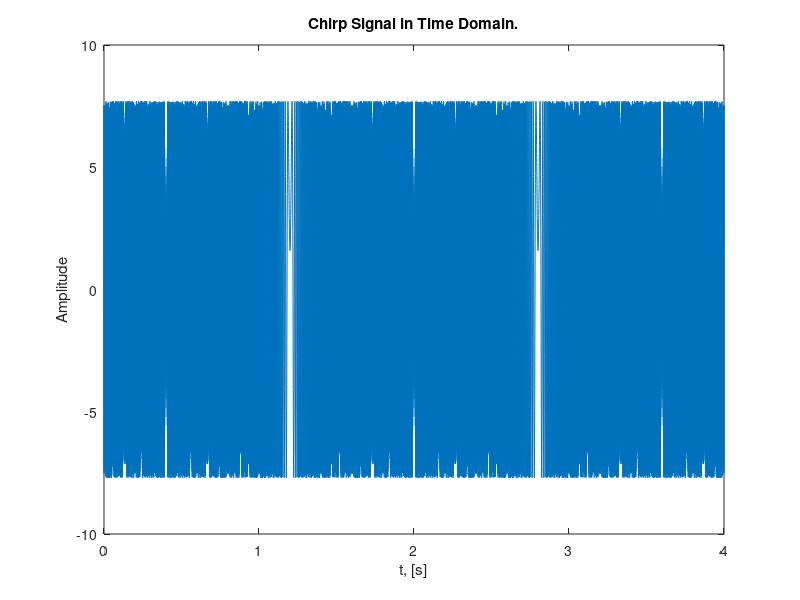

MATLAB code for this plot: (Note: this script raises an error after producing the figure.)
% ========================================================================== 
% ECE 5530/ ECE 6530 Digital Signal Processing, ECE Dep., The University of Utah 
% Group Project
% Team: Kyle G. Gayliyev, Skylar Stockham, Eddie Franco
% ========================================================================== 
close all;
clear;

%% Spectrograms: Harmonic Lines & Chirp Aliasing : Lab S8 Exercise.
%%  There are 2 Lab Exercises : 2.1 Spectrogram for a Chirp that Aliases 
%%  and 2.2 Spectrogram of Periodic Signal
%% Overvew
% The objective of this lab is to study further the spectral content of 
% signals analyzed via the spectrogram. There are several specific steps 
% that will be considered in this lab: 
%
% 1. Synthesize a linear-FM chirp with a MATLAB M-file, and display its 
% spectrogram. Choose the chrip parameters so that aliasing will happen. 
% 
% 2. Synthesize a periodic triangle wave with a MATLAB M-file, and display 
% its spectrogram. Relate the harmonic line spectrum to the fundamental 
% period of the triangle wave. 3. Compare spectrograms using different 
% scales for amplitude: decibels (dB) for amplitude versus linear amplitude. 
% 
% 4. Examine details of the harmonic lines in the dB spectrogram of the 
% triangle wave. 
% 
% 5. Spectrogram: make a spectrogram of your voice signal, and relate the 
% harmonic line spectrum to your previous measurement of pitch period.

% We'll learn more about the connection between the time-domain definition 
% of the signal and its frequency-domain content.

 %% 2.1 Spectrogram for a Chirp that Aliases
% TASK: Use the code provided in the pre-Lab section as a starting point 
% in order to write a MATLAB script or function that will synthesize 
% a “chirp” signal. Then use that M-file in this section.

% a) What happens when we make a signal that “chirps” up to a very high 
% frequency, and the instantaneous frequency goes past half the sampling 
% rate? 
% Generate a chirp signal that starts at 1000 Hz when t=0 s, and 
% chirps up to 11,000 Hz, at t= 4 s. Use fs= 4000 Hz. 
% Determine the parameters needed in (1).

fs = 4000; % -Number of time samples per second
dt = 1/fs; %time domain conversion
tStart = 0;  % in sec
tStop = 4; % in sec
tt = tStart:dt:tStop; % total duration with sampling intervals

f1 = 1000; % [Hz], also fzero =f1 since t=0sec.
f2= 11000; % [Hz]

fzero=f1;

% Calculate slope parameter (mu)
mu = (f2-f1)/(2*(tStop-tStart));

phi = 2*pi*rand; %-- random phase

psi=2*pi*mu.*(tt.^2)+2*pi*fzero.*tt+phi; % chirp signal equation
chirp_signal = real( 7.7*exp(1i*psi) );
% soundsc( chirp_signal, fs ); %-- uncomment to hear the sound

figure('Name','Chirp Signal in Time Domain.');
clf;
plot(tt,chirp_signal); title('Chirp Signal in Time Domain.');
xlabel('t, [s]');
ylabel('Amplitude');

% Plot the spectrogram of the chirp signal
figure('Name','Spectrogram Of The Chirp Signal.');
clf;
spectrogram(chirp_signal, 256, 250, 256, fs, 'yaxis');
title('Spectrogram of the Chirp Signal');
xlabel('Time (s)');
ylabel('Frequency (kHz)');
colorbar;

% When a signal "chirps" up to a very high frequency, and the instantaneous 
% frequency goes past half the sampling rate it means the signal's 
% frequency gradually increases over time, reaching a significantly higher 
% frequency at the end of the chirp; if the final frequency exceeds half 
% the sampling rate of the system recording it, the signal will experience 
% aliasing, meaning the high frequencies will be misinterpreted as lower 
% frequencies due to the limitations of digital sampling, distorting the 
% signal's representation in the recorded data.

% Aliasing is a phenomenon where high-frequency components appear as lower 
% frequencies. In the spectrogram,  you will notice that once the chirp 
% frequency exceeds 2000Hz, it folds back into the frequency range below  
% 2000Hz, creating mirrored frequency components.This results in distortion 
% because the true frequency of the signal is not correctly represented in 
% the sampled signal.


% (b) Generate the chirp signal in MATLAB and make a spectrogram with a 
% short section length, LSECT, to verify that you have the correct starting 
% and ending frequencies.2 For your chosen LSECT, determine the section 
% duration TSECT in secs

% Spectrogram parameters
LSECT = 128;  % Section length (number of samples per segment)
overlap = LSECT - 10;  % Overlap of sections, chosen to provide smoother transitions
nfft = 256;  % Number of FFT points

% Plot the spectrogram of the chirp signal
figure('Name','Spectrogram of the Chirp Signal with Short Section Length.');
clf;
spectrogram(chirp_signal, LSECT, overlap, nfft, fs, 'yaxis');
title('Spectrogram of the Chirp Signal with Short Section Length');
xlabel('Time (s)');
ylabel('Frequency (kHz)');
colorbar;

% Calculate section duration (TSECT) in seconds
TSECT = LSECT / fs;
disp(['Section duration TSECT: ', num2str(TSECT), ' seconds']);

% (c) Explain why the instantaneous frequency seen in the spectrogram is 
% goes up and down between zero and fs=2, i.e., it does not chirp up to 
% 11,000Hz. 
% There are two effects that should be accounted for in your explanation. 
% Note: If possible listen to the signal to verify that the spectrogram is 
% faithfully representing the audio signal that you hear.

% Effect #1: Aliasing Effect
% The sampling frequency is 4000 Hz, which means the Nyquist frequency 
% is: 2000 Hz.
% When the instantaneous frequency of the chirp exceeds the Nyquist 
% frequency, aliasing occurs.
% Aliasing is the phenomenon where high frequencies are misrepresented as 
% lower frequencies 
% when sampled at a rate that is insufficient to capture them accurately.
% In the case of this chirp signal: As the frequency of the chirp exceeds 
% 2000Hz, 
% it is folded back into the lower frequency range (below the Nyquist 
% frequency).
% This folding effect causes the frequency to appear to go down once it 
% exceeds 2000Hz, 
% resulting in the up and down pattern seen in the spectrogram.
% This behavior is consistent with the aliasing theorem, which states 
% that frequencies above 
% the Nyquist limit appear at incorrect, lower frequencies in the sampled 
% signal.

% Effect #2:. Periodic Nature of Frequency Representation in the Spectrogram
% The Discrete Fourier Transform (DFT), which is used in calculating the 
% spectrogram, treats frequency content as periodic.
% The frequency axis is considered to be periodic, with the range extending 
% from 0 to f_s
% but practically folding at f_s/2.
% Frequencies between 0 and f s/2 are represented correctly.
% Frequencies beyond f_s/2 (up to f_s) are aliased and appear as if they 
% are in the range 0 to f s/2.
% This periodic folding creates a mirror effect in the spectrogram.
% Therefore, the instantaneous frequency appears to go back down after 
% reaching f s/2. 
% This is a direct result of how the DFT operates and how the spectrogram 
% interprets frequencies beyond the Nyquist frequenc

%% 2.2 Spectrogram of Periodic Signal
% A periodic signal is known to have a Fourier Series, which is usually 
% described as a harmonic line spectrum because the only frequencies 
% present in the spectrum are integer multiples of the fundamental 
% frequency. With the spectrogram, it is easy to exhibit this harmonic 
% line characteristic.
    %% 2.2.1 Spectrogram of Periodic Triangle Wave
% (a) Write a simple MATLAB script that will generate a periodic triangle 
% wave once the period is given. The DClevel of the triangle wave should 
% be zero, and the peak amplitude should be equal to 0.5. Here is a MATLAB
% one-liner that can form the basis of this script: tt_=0:(1/f_s):t_Stop;
% qq=rem(tt_,T);xx=Amp*(abs(qq-(0.5*T))-0.25*T); The values of f_s, t_Stop, 
% T, Amp will have to be determined.

% Parameters for the triangle wave
f_s = 1000;        % Sampling frequency in Hz
t_Stop = 1;        % Duration of the signal in seconds
T = 0.2;          % Period of the triangle wave in seconds
Amp = 2;          % Amplitude scaling factor to achieve peak amplitude of 0.5

% Generate the time vector
tt_ = 0:(1/f_s):t_Stop;  % Time vector from 0 to t_Stop with step size 1/f_s

% Generate the triangle wave using the provided one-liner
qq = rem(tt_, T);  % Folding time into the period T (creates sawtooth shape)
xx = Amp * (abs(qq - (0.5 * T)) - 0.25 * T);  % Create the triangle wave

% Plot the triangle wave in the time domain
figure('Name','Triangle Wave in Time Domain.');
clf;
plot(tt_, xx, 'b', 'LineWidth', 1.5);
title('Triangle Wave in Time Domain');
xlabel('Time (s)');
ylabel('Amplitude');
grid on;

% (b) Generate a triangle wave with a period of 10msec, using a sampling 
% rate of f_s D 10000Hz. The duration should be 3secs. Then make a plot 
% of a short section of the signal consisting of 3–5 periods to verify that 
% you have the correct time waveform.

% Parameters for the triangle wave
f_s1 = 10000;       % Sampling frequency in Hz
t_Stop1 = 3;        % Duration of the signal in seconds
T_1 = 0.01;         % Period of the triangle wave in seconds (10 ms)
Amp_1 = 1;          % Amplitude scaling factor for peak amplitude of 1

% Generate the time vector
tt_1 = 0:(1/f_s1):t_Stop1;  
% Time vector from 0 to t_Stop1 with step size 1/f_s1

% Generate the triangle wave using the given one-liner
qq_ = rem(tt_1, T_1);  % Folding time into the period T_1 (creates sawtooth shape)
xx_ = Amp_1 * (abs(qq_ - (0.5 * T_1)) - 0.25 * T_1);  % Create the triangle wave

% Plot the entire triangle wave in the time domain
figure('Name','Triangle Wave in Time Domain.');
clf;
plot(tt_1, xx_, 'b', 'LineWidth', 1);
title('Triangle Wave in Time Domain');
xlabel('Time (s)');
ylabel('Amplitude');
grid on;
xlim([0 t_Stop1]);
ylim([-0.003 0.003]);

% Plot a short section of the triangle wave consisting of 3-5 periods
period_count = 5;  % Number of periods to plot (3-5 periods)
time_window = period_count * T_1;  % Time window to cover 5 periods

% Find the indices to plot
indices_to_plot = find(tt_1 <= time_window);

% Plot the short section
figure('Name','Short Section of the Triangle Wave (3-5 Periods).');
clf;
plot(tt_1(indices_to_plot), xx_(indices_to_plot), 'r', 'LineWidth', 1.5);
title('Short Section of the Triangle Wave (3-5 Periods)');
xlabel('Time (s)');
ylabel('Amplitude');
grid on;
xlim([0 time_window]);
ylim([-0.003 0.003]);


% (c) Make a spectrogram with a long section duration.
% It is important to pick a section duration that is equal to an integer 
% number of periods of the periodic triangular waveform created in the 
% previous part. Define T_SECT to get exactly 5 periods, and then determine 
% the section length LSECT (an integer) to be used in plotspec.

% Define section duration for spectrogram
T_SECT = 5 * T_1;  % Section duration for exactly 5 periods
L_SECT = T_SECT * f_s1;  % Section length in terms of samples

% Plot the spectrogram of the triangle wave with long section duration
figure('Name','Spectrogram of the Periodic Triangle Wave (Long Section Duration).');
clf;
spectrogram(xx_, L_SECT, L_SECT/2, L_SECT, f_s1, 'yaxis');
title('Spectrogram of the Periodic Triangle Wave (Long Section Duration)');
xlabel('Time (s)');
ylabel('Frequency (kHz)');
colorbar;

% (d) You should expect to see a “harmonic line spectrum” in the 
% spectrogram. Since frequency is along the vertical axis,the harmonic 
% lines will appear as horizontal lines in the spectrogram. Make a list of 
% all the harmonic frequencies that you can see in the spectrogram.

harmonic_frequencies = [100, 300, 500, 700, 900, 1100, 1300, 1500, 1700, ... 
    1900, 2100, 2300, 2500, 2700, 2900, 3100, 3300, 3500, 3700, 3900, ...
                        4100, 4300, 4500, 4700, 4900];


% (e) Determine the fundamental frequency for the harmonic lines.

% Given period of the triangle wave (in seconds)
T_2 = 0.01;  % Period in seconds (10 ms)

% Calculate the fundamental frequency
f0 = 1 / T_2;

% Display the fundamental frequency
disp(['The fundamental frequency is: ', num2str(f0), ' Hz']);

% (f) Measure the amplitudes of the first and third harmonic lines by using
% MATLAB’s Data Cursor after zooming in on those parts of the spectrogram image. 
% Record the values for the amplitudes and compute the ratio.
% Example power values from Data Cursor (in dB)
P1_dB = -71.23;  % Power of the first harmonic in dB
P3_dB = -90.29;  % Power of the third harmonic in dB

% Convert power values to linear amplitudes
A1_linear = 10^(P1_dB / 20);
A3_linear = 10^(P3_dB / 20);

% Calculate the ratio of the third harmonic amplitude to the first harmonic amplitude
ratio = A3_linear / A1_linear;

% Display the ratio
disp(['The ratio of the amplitude of the third harmonic to the first harmonic is: ', num2str(ratio)]);
    
    %% 2.2.2 Decibels (dB): Seeing Small Values in the Spectrogram
% Where did all the harmonics go?
% The answer is that the higher harmonics have amplitudes that are too 
% small to be seen in a spectrogram that displays values with a linear 
% amplitude. Instead, a logarithmic amplitude scale is needed.

% TASK : Answer the following questions about decibels:

% a) In the language of dB, a factor of two is “6 dB.” In other words, 
% if B2 is 6 dB bigger than B1, then it is twice as big (approximately). 
% Explain why this statement is true.

% Answer: In the language of dB, a factor of two corresponds to an 
% increase of 6 dB. In other words, if B2 is 6 dB larger than B1, then  B2
% is approximately twice as large as B1.
% The relationship between a value in linear scale and decibels is 
% given by: 
% Power in dB = 20log10(B2/B1).
% To understand why 6 dB corresponds to a factor of two, let’s substitute 
% and evaluate this expression.
% Linear to dB Conversion: Given that the relationship between two values 
% B1 and B2 in terms of dB is:
% 20log10(B2/B1) =6dB. Solving for the Ratio, we get:
% B2/B1=~2.
% This means that an increase of 6 dB corresponds to a value that is twice 
% as large in linear terms.

% (b) Determine the dB difference between a1 and a3. In other words, a3 is 
% how many dB below a1. Furthermore, explain why the dB difference depends 
% only on the k indices.

% Given Fourier coefficients formula for a triangle wave
k1 = 1;  % First harmonic index
k3 = 3;  % Third harmonic index

% Calculate a1 and a3 using the given formula
a1 = -2 / (pi^2 * k1^2);
a3 = -2 / (pi^2 * k3^2);

% Calculate the ratio in linear terms
ratio_linear = abs(a1) / abs(a3);

% Calculate the dB difference
dB_difference = 20 * log10(ratio_linear);

% Display the result
disp(['The dB difference between a1 and a3 is: ', num2str(dB_difference), ' dB']);

% The dB difference depends only on the k indices because the amplitude of 
% each harmonic a_k is inversely proportional to the square of k
% This means that the amplitude decreases as  k increases, and this 
% relationship is governed by k2. Therefore, when taking the ratio of 
% two coefficients a_1 and a_3
% Since this ratio depends purely on the squares of the indices, 
% the resulting dB difference also depends only on these indices. 
% This is why the dB difference between a_1 and a_3 depends only on the 
% values of k and not on the specific waveform amplitude values.

% (c) Determine (in dB) how far a15 is below a1 for the periodic triangular 
% wave.

% Given Fourier coefficients formula for a triangle wave
k1 = 1;  % First harmonic index
k15 = 15;  % Fifteenth harmonic index

% Calculate a1 and a15 using the given formula
a1 = -2 / (pi^2 * k1^2);
a15 = -2 / (pi^2 * k15^2);

% Calculate the ratio in linear terms
ratio_linear = abs(a1) / abs(a15);

% Calculate the dB difference
dB_difference = 20 * log10(ratio_linear);
% This confirms that a_15 is approximately 43.52 dB below a_1 for the 
% periodic triangular wave.

% Display the result
disp(['The dB difference between a1 and a15 is: ', num2str(dB_difference), ' dB']);

%% 

%% 2.2.3 Spectrogram in dB

% A variation of the SP-First function plotspec has been written to 
% incorporate the dB amplitude scale. This new function is called 
% plotspecDB, and its calling template is shown below.


% a) Create a “dB-Spectrogram” for the 10-msec periodic triangular wave 
% generated in Sect. 2.2.1. Use a dBrange equal to 80 dB. Notice that 
% many more spectrum lines are now visible. List the frequencies of all 
% the harmonic spectrum lines, or give a general formula.

% Solution:
% From section 2.2.1.b and c, we get the following data:

% % Parameters for the triangle wave
% f_s1 = 10000;       % Sampling frequency in Hz
% t_Stop1 = 3;        % Duration of the signal in seconds
% T_1 = 0.01;         % Period of the triangle wave in seconds (10 ms)
% Amp_1 = 1;          % Amplitude scaling factor for peak amplitude of 1
% 
% % Generate the time vector
% tt_1 = 0:(1/f_s1):t_Stop1;  
% % Time vector from 0 to t_Stop1 with step size 1/f_s1
% 
% % Generate the triangle wave using the given one-liner
% qq_ = rem(tt_1, T_1);  % Folding time into the period T_1 (creates sawtooth shape)
% xx_ = Amp_1 * (abs(qq_ - (0.5 * T_1)) - 0.25 * T_1);  % Create the triangle wave
% 
% 
% % Define section duration for spectrogram
% T_SECT_ = 5 * T_1;  % Section duration for exactly 5 periods
% L_SECT_ = T_SECT_ * f_s1;  % Section length in terms of samples
f_s = 1000;        % Sampling frequency in Hz
t_Stop = 1;        % Duration of the signal in seconds
T3 = 0.01;          % Period of the triangle wave in seconds
Amp = 2;          % Amplitude scaling factor to achieve peak amplitude of 0.5

% Generate the time vector
tt_2 = 0:(1/f_s):t_Stop;  % Time vector from 0 to t_Stop with step size 1/f_s

% Generate the triangle wave using the provided one-liner
qq2 = rem(tt_2, T3);  % Folding time into the period T (creates sawtooth shape)
xx3 = Amp * (abs(qq2 - (0.5 * T)) - 0.25 * T);  % Create the triangle wave

DBrange = 80; % given value

figure("Name","Triangle Wave Spectrogram 2.2.3.a");
title("10-msec periodic Triangle Wave Spectrogram")

% plotspecDB(xx_1, f_s2, L_SECT1, DBrange), colorbar, grid on %-- with negative frequencies

spectrogram(xx3,'power','yaxis');

% From the plot, we determined the frequencies of all the harmonic spectrum 
% lines readings as :
% .02 = 100 Hz ; .06 = 300 Hz ; .1 = 500 Hz ; .14 = 700 Hz ; .18 = 900 Hz 
% .22 = 1100 Hz ; .26 = 1300 Hz ; .30 = 1500 Hz ; .34 = 1700 Hz 
% .38 = 1900 Hz ; .42 = 2100 Hz ; .46 = 2300 Hz ; .50 = 2500 Hz 
% .54 = 2700 Hz ; .58 = 2900 Hz ; .62 = 3100 Hz ; .66 = 3300 Hz 
% .70 = 3500 Hz ; .74 = 3700 Hz ; .78 = 3900 Hz ; .82 = 4100 Hz 
% .86 = 4300 Hz ; .90 = 4500 Hz ; .94 = 4700 Hz ; .98 = 4900 Hz


% b) Generate a second triangle wave by changing the period to 20 msec. 
% Then make the dB-Spectrogram of this 20-msec triangle wave, being careful 
% to select the section duration as an integer number of periods. 
% From the spectrogram, determine the fundamental frequency and also the 
% frequency of the highest harmonic line. Also, determine the harmonic 
% number for the highest frequency, e.g., the 17th or 31st, etc.

%Solution:
% Parameters for the triangle wave
f_s = 1000;        % Sampling frequency in Hz
t_Stop = 1;        % Duration of the signal in seconds
T2 = 0.02;          % Period of the triangle wave in seconds
Amp = 2;          % Amplitude scaling factor to achieve peak amplitude of 0.5

% Generate the time vector
tt_2 = 0:(1/f_s):t_Stop;  % Time vector from 0 to t_Stop with step size 1/f_s

% Generate the triangle wave using the provided one-liner
qq2 = rem(tt_2, T2);  % Folding time into the period T (creates sawtooth shape)
xx2 = Amp * (abs(qq2 - (0.5 * T)) - 0.25 * T);  % Create the triangle wave

T_SECT_2 = 5 * T_1;  % Section duration for exactly 5 periods
L_SECT_2 = T_SECT_2 * f_s1;  % Section length in terms of samples
% Plot the triangle wave in the time domain
figure('Name','20 msec period Triangle Wave in Time Domain.');
clf;
plot(tt_2, xx2, 'b', 'LineWidth', 1.5);
title('20 msec period Triangle Wave in Time Domain');
xlabel('Time (s)');
ylabel('Amplitude');
grid on;


DBrange = 80; % given value

figure("Name","20-msec periodic Triangle Wave Spectrogram");
title("20-msec periodic Triangle Wave Spectrogram")

%plotspecDB(xx2, f_s, 4, 80), colorbar, grid on %-- with negative frequencies

spectrogram(xx2,'power','yaxis');


% c) For the 20-msec triangle wave, measure the amplitudes (in dB) of the 
% first and third harmonic lines by using MATLAB’s Data Cursor after 
% zooming in on those parts of the spectrogram image. Compare the dB 
% difference to the ratio obtained in Section 2.2.1, part (f).

%Solution:

P1_dB2 = -24.25;  % Power of the first harmonic in dB
P3_dB2 = -47.6;  % Power of the third harmonic in dB

% Convert power values to linear amplitudes
A1_linear2 = 10^(P1_dB2 / 20);
A3_linear2 = 10^(P3_dB2 / 20);

% Calculate the ratio of the third harmonic amplitude to the first harmonic amplitude
ratio2 = A3_linear2 / A1_linear2;

% Display the ratio
disp(['for the second ratio, the ratio of the amplitude of the third harmonic to the first harmonic is: ', num2str(ratio2)]);

% d) Change the period to 4 msec and make another dB-Spectrogram. 
% Be careful to select the section duration as an integer number of periods. 
% This period is shorter but the frequency separation of the harmonic lines 
% is greater. Notice that this inverse relationship was also true when 
% comparing the 20 msec case to the 10 msec case.

%Solution: 


f_s = 1000;        % Sampling frequency in Hz
t_Stop = 1;        % Duration of the signal in seconds
T4 = 0.004;          % Period of the triangle wave in seconds
Amp = 2;          % Amplitude scaling factor to achieve peak amplitude of 0.5

% Generate the time vector
tt_4 = 0:(1/f_s):t_Stop;  % Time vector from 0 to t_Stop with step size 1/f_s

% Generate the triangle wave using the provided one-liner
qq4 = rem(tt_4, T4);  % Folding time into the period T (creates sawtooth shape)
xx4 = Amp * (abs(qq4 - (0.5 * T)) - 0.25 * T);  % Create the triangle wave



DBrange = 80; % given value

figure("Name","4-msec periodic Triangle Wave Spectrogram");
title("4-msec periodic Triangle Wave Spectrogram")

%plotspecDB(xx2, f_s, 4, 80), colorbar, grid on %-- with negative frequencies

spectrogram(xx4,'power','yaxis');









function him = plotspecDB(xx,fsamp,Lsect,DBrange)
%PLOTSPECDB plot a Spectrogram as an image
% (display magnitude in decibels)
% usage: him = plotspec(xx,fsamp,Lsect,DBrange)
% him = handle to the image object
% xx = input signal
% fsamp = sampling rate
% Lsect = section length (integer, power of 2 is a good choice)
% amount of data to Fourier analyze at one time
% DBrange = defines the minimum dB value; max is always 0 dB
 
% Spectrogram Calculation
window = hamming(Lsect); % Window function
overlap = Lsect/2; % Overlap factor
[S, F, T] = spectrogram(xx, window, overlap, Lsect, fsamp);

% Magnitude Spectrogram to dB Conversion
 SdB = 10 * log10(abs(S));

% dB Range Adjustment
SdB = max(SdB, DBrange);

% Plot the spectrogram
 him = imagesc(T, F, SdB);
 set(gca, 'YDir', 'normal');
 colormap(jet);
 colorbar;

 % Axis Label Setting
xlabel('time, [s]');
ylabel('Frequency, [Hz]');
title('dB-Spectrogram');
end
